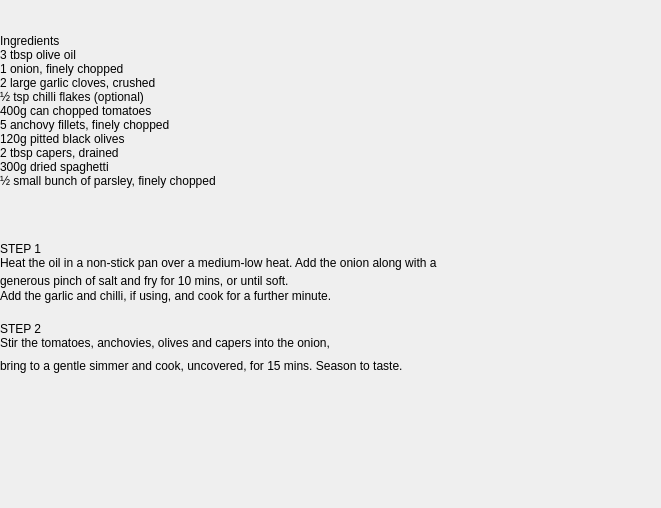
<?xml version="1.0" encoding="UTF-8"?>
<ui version="4.0">
 <class>pasta</class>
 <widget class="QDialog" name="pasta">
  <property name="geometry">
   <rect>
    <x>0</x>
    <y>0</y>
    <width>661</width>
    <height>508</height>
   </rect>
  </property>
  <property name="windowTitle">
   <string>Dialog</string>
  </property>
  <widget class="QLabel" name="label">
   <property name="geometry">
    <rect>
     <x>0</x>
     <y>-20</y>
     <width>371</width>
     <height>261</height>
    </rect>
   </property>
   <property name="text">
    <string>Ingredients
3 tbsp olive oil
1 onion, finely chopped
2 large garlic cloves, crushed
½ tsp chilli flakes (optional)
400g can chopped tomatoes
5 anchovy fillets, finely chopped
120g pitted black olives
2 tbsp capers, drained
300g dried spaghetti
½ small bunch of parsley, finely chopped</string>
   </property>
  </widget>
  <widget class="QLabel" name="label_2">
   <property name="geometry">
    <rect>
     <x>0</x>
     <y>230</y>
     <width>781</width>
     <height>51</height>
    </rect>
   </property>
   <property name="text">
    <string>STEP 1
Heat the oil in a non-stick pan over a medium-low heat. Add the onion along with a</string>
   </property>
  </widget>
  <widget class="QLabel" name="label_3">
   <property name="geometry">
    <rect>
     <x>0</x>
     <y>260</y>
     <width>691</width>
     <height>41</height>
    </rect>
   </property>
   <property name="text">
    <string>generous pinch of salt and fry for 10 mins, or until soft.</string>
   </property>
  </widget>
  <widget class="QLabel" name="label_4">
   <property name="geometry">
    <rect>
     <x>0</x>
     <y>270</y>
     <width>631</width>
     <height>51</height>
    </rect>
   </property>
   <property name="text">
    <string>Add the garlic and chilli, if using, and cook for a further minute.</string>
   </property>
  </widget>
  <widget class="QLabel" name="label_5">
   <property name="geometry">
    <rect>
     <x>0</x>
     <y>310</y>
     <width>611</width>
     <height>51</height>
    </rect>
   </property>
   <property name="text">
    <string>STEP 2
Stir the tomatoes, anchovies, olives and capers into the onion,</string>
   </property>
  </widget>
  <widget class="QLabel" name="label_6">
   <property name="geometry">
    <rect>
     <x>0</x>
     <y>340</y>
     <width>651</width>
     <height>51</height>
    </rect>
   </property>
   <property name="text">
    <string>bring to a gentle simmer and cook, uncovered, for 15 mins. Season to taste.</string>
   </property>
  </widget>
  <widget class="QLabel" name="label_7">
   <property name="geometry">
    <rect>
     <x>-18</x>
     <y>-11</y>
     <width>681</width>
     <height>531</height>
    </rect>
   </property>
   <property name="styleSheet">
    <string notr="true">#label_7{
border-image: url(:/QTImages/background3.jpg);
}</string>
   </property>
   <property name="text">
    <string/>
   </property>
  </widget>
  <zorder>label_7</zorder>
  <zorder>label</zorder>
  <zorder>label_2</zorder>
  <zorder>label_3</zorder>
  <zorder>label_4</zorder>
  <zorder>label_5</zorder>
  <zorder>label_6</zorder>
 </widget>
 <resources/>
 <connections/>
</ui>
